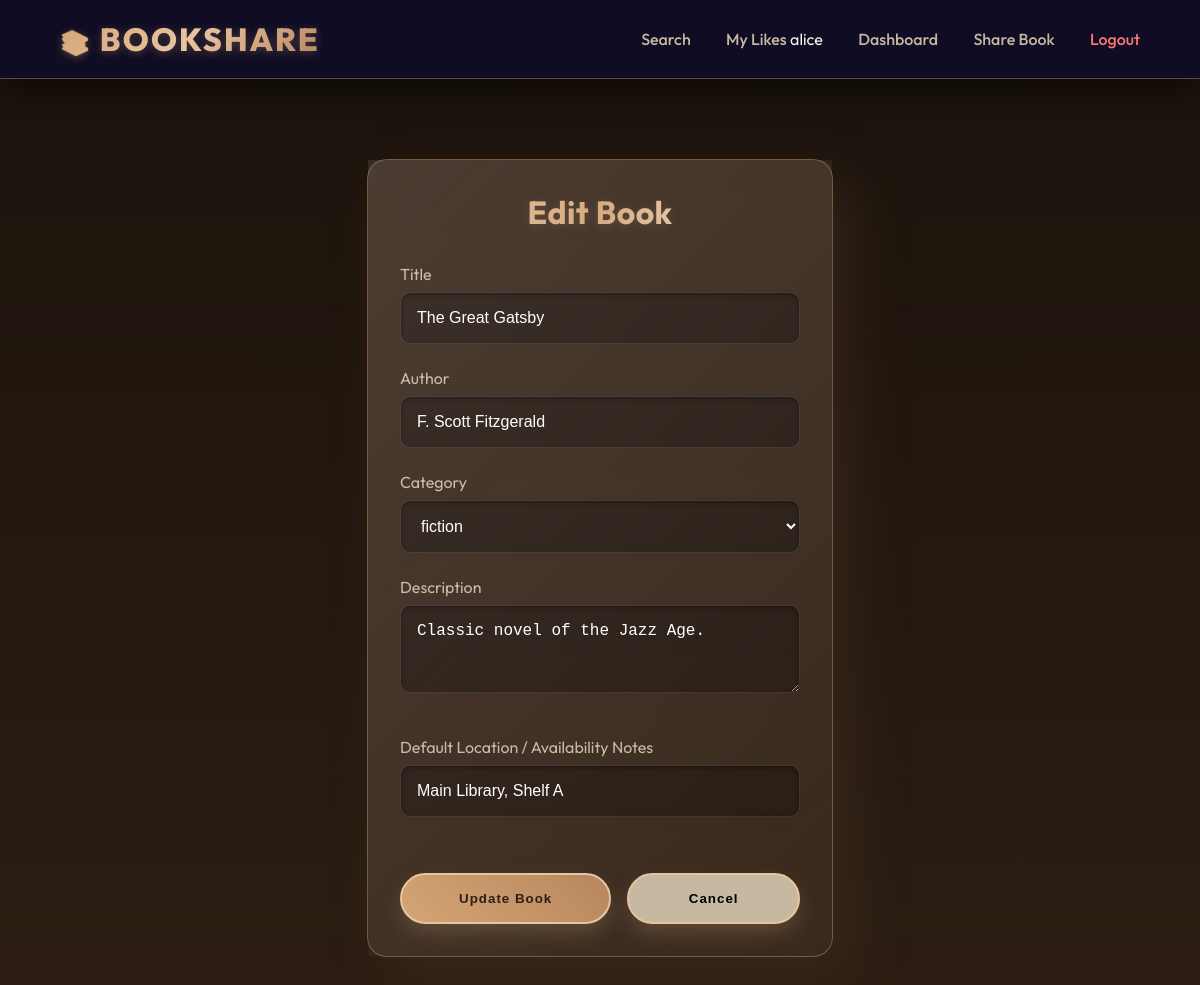
Screenshot of /edit_book/1 (signed in) with the database file from the repository.
### models.py (models this page shows, shortened)
class User(UserMixin, db.Model):
    id = db.Column(db.Integer, primary_key=True)
    username = db.Column(db.String(80), unique=True, nullable=False)
    email = db.Column(db.String(120), unique=True, nullable=False)
    password_hash = db.Column(db.String(512))
    role = db.Column(db.String(20), nullable=False, default='member') # member or admin
    is_blocked = db.Column(db.Boolean, default=False)

class Book(db.Model):
    id = db.Column(db.Integer, primary_key=True)
    title = db.Column(db.String(200), nullable=False)
    author = db.Column(db.String(200), nullable=False)
    category = db.Column(db.String(100), nullable=False)
    type = db.Column(db.String(20), nullable=False) # Physical or Digital
    location = db.Column(db.String(200), nullable=True) # New: Physical availability notes
    description = db.Column(db.Text, nullable=True) # New: Book description
    file_link = db.Column(db.String(500), nullable=True) # Link to digital resource
    filename = db.Column(db.String(500), nullable=True) # Uploaded file path
    likes = db.Column(db.Integer, default=0) # New Interactive Feature
    status = db.Column(db.String(20), default='Available') # Available, Borrowed, Returned
    is_deleted = db.Column(db.Boolean, default=False) # Soft delete flag
    owner_id = db.Column(db.Integer, db.ForeignKey('user.id'), nullable=False)
    owner = db.relationship('User', backref=db.backref('books', lazy=True))

### app.py (the view, shortened to what this page needs)
@app.route('/edit_book/<int:id>', methods=['GET', 'POST'])
@login_required
def edit_book(id):
    book = Book.query.get_or_404(id)
    if book.owner != current_user and current_user.role != 'admin':
        return "Unauthorized", 403
    return render_template('edit_book.html', book=book, categories=BOOK_CATEGORIES)

### app.py (called while the page is built)
@login_manager.user_loader
def load_user(user_id):
    return User.query.get(int(user_id))

@app.context_processor
def inject_db_status():
    connected = False
    db_type = "SQLite"
    try:
        from sqlalchemy import text
        db.session.execute(text('SELECT 1'))
        connected = True
        uri = app.config.get('SQLALCHEMY_DATABASE_URI', '')
        if 'postgresql' in uri:
            db_type = "Postgres"
        elif '/tmp/' in uri:
            db_type = "SQLite (Temp)"
    except:
        connected = False
    return dict(db_connected=connected, db_type=db_type)

### templates/edit_book.html
{% extends 'base.html' %}
{% block content %}
<div class="auth-wrapper">
    <div class="auth-card card" data-tilt>
        <h1 style="text-align: center; margin-bottom: 2rem;">Edit Book</h1>
        <form method="POST">
            <label style="display: block; margin-bottom: 0.5rem; color: var(--text-muted);">Title</label>
            <input type="text" name="title" value="{{ book.title }}" minlength="2" maxlength="200" required>
            <label style="display: block; margin-bottom: 0.5rem; color: var(--text-muted);">Author</label>
            <input type="text" name="author" value="{{ book.author }}" minlength="2" maxlength="200" required>
            <label style="display: block; margin-bottom: 0.5rem; color: var(--text-muted);">Category</label>
            <select name="category" required>
                {% for cat in categories %}
                <option value="{{ cat }}" {% if cat==book.category %}selected{% endif %}>{{ cat }}</option>
                {% endfor %}
            </select>
            <label style="display: block; margin-bottom: 0.5rem; color: var(--text-muted);">Description</label>
            <textarea name="description" rows="3"
                style="width: 100%; border-radius: 10px; padding: 1rem; border: 1px solid rgba(255,255,255,0.1); background: rgba(0,0,0,0.3); color: white;">{{ book.description or '' }}</textarea>
            {% if book.type == 'Physical' %}
            <label style="display: block; margin-bottom: 0.5rem; color: var(--text-muted); margin-top: 1rem;">Default
                Location / Availability Notes</label>
            <input type="text" name="location" value="{{ book.location or '' }}"
                placeholder="e.g. City Library, or Available Weekends">
            {% endif %}
            <div style="margin-top: 2rem; display: flex; gap: 1rem;">
                <button type="submit">Update Book</button>
                <a href="{{ url_for('dashboard') }}" style="text-decoration: none; width: 100%;">
                    <button type="button" style="background: var(--text-muted); color: #000;">Cancel</button>
                </a>
            </div>
        </form>
    </div>
</div>
{% endblock %}

### templates/base.html (shortened to what this page needs)
<!DOCTYPE html>
<html lang="en">
<head>
    <link rel="stylesheet" href="{{ url_for('static', filename='style.css') }}">
    <link rel="stylesheet" href="https://cdnjs.cloudflare.com/ajax/libs/font-awesome/6.4.0/css/all.min.css">
</head>
<body class="{% block body_class %}{% endblock %}">
    <nav>
        <a href="{{ url_for('index') }}" class="nav-brand">
            <span style="font-size: 1.5rem;">📚</span> BookShare
        </a>
        <div class="nav-links">
            <a href="{{ url_for('index') }}" class="{% if request.endpoint == 'index' %}active{% endif %}">Search</a>
            {% if current_user.is_authenticated %}
            {% if current_user.role != 'admin' %}
            <a href="{{ url_for('my_likes') }}" class="{% if request.endpoint == 'my_likes' %}active{% endif %}">My
                Likes</a>
            {% endif %}
            <span>{{ current_user.username }}</span>
            <a href="{{ url_for('dashboard') }}"
                class="{% if request.endpoint == 'dashboard' %}active{% endif %}">Dashboard</a>
            {% if current_user.role != 'admin' %}
            <a href="{{ url_for('add_book') }}" class="{% if request.endpoint == 'add_book' %}active{% endif %}">Share
                Book</a>
            {% endif %}
            <a href="{{ url_for('logout') }}" style="color: #ff7675;">Logout</a>
            {% else %}
            <a href="{{ url_for('login') }}">Login</a>
            <a href="{{ url_for('register') }}"
                style="color: #00cec9; border: 1px solid #00cec9; padding: 0.5rem 1.5rem; border-radius: 50px;">Sign
                Up</a>
            {% endif %}
        </div>
    </nav>
    <div class="container">
        {% block content %}{% endblock %}
    </div>
</body>
</html>

### static/style.css (style rules this page uses)
:root { --primary: #d4a574; --primary-dark: #b8865f; --secondary: #8b7355; --accent: #e8c4a0; --text-white: #f8f6f0; --text-muted: #c7b8a1; --card-bg: rgba(45, 31, 20, 0.45); --card-border: rgba(212, 165, 116, 0.4); --shadow-light: 0 8px 32px 0 rgba(139, 115, 85, 0.25); --shadow-deep: 20px 20px 50px rgba(61, 43, 31, 0.6); --cozy-glow: rgba(212, 165, 116, 0.2); }
body { margin: 0; font-family: 'Outfit', sans-serif; color: var(--text-white); background-color: #2d1f14; overflow-x: hidden; min-height: 100vh; position: relative; }
body::before { content: ''; position: fixed; top: 0; left: 0; width: 100%; height: 100%; z-index: -1; background-size: cover; background-position: center; background-attachment: fixed; animation: backgroundSlide 100s infinite; }
body::after { content: ''; position: fixed; top: 0; left: 0; width: 100%; height: 100%; z-index: -1; background: linear-gradient(rgba(20, 15, 10, 0.75), rgba(45, 31, 20, 0.85)); pointer-events: none; }
nav { background: rgba(15, 12, 41, 0.85); backdrop-filter: blur(16px); border-bottom: 1px solid var(--card-border); padding: 1.2rem 5%; display: flex; justify-content: space-between; align-items: center; position: sticky; top: 0; z-index: 1000; box-shadow: 0 10px 30px rgba(0, 0, 0, 0.5); transform-style: preserve-3d; }
.nav-brand { font-size: 2rem; font-weight: 800; background: linear-gradient(135deg, #d4a574, #e8c4a0, #b8865f); -webkit-background-clip: text; background-clip: text; -webkit-text-fill-color: transparent; text-transform: uppercase; letter-spacing: 2px; filter: drop-shadow(0 2px 4px rgba(212, 165, 116, 0.3)); }
.nav-links a { color: var(--text-muted); text-decoration: none; margin-left: 2rem; font-weight: 500; position: relative; transition: all 0.3s; }
.nav-links a::after { content: ''; position: absolute; width: 0; height: 2px; bottom: -5px; left: 0; background: var(--secondary); transition: width 0.3s; }
.container { padding: 3rem 5%; max-width: 1400px; margin: 0 auto; }
.card { background: var(--card-bg); border: 1px solid var(--card-border); border-radius: 20px; padding: 2rem; backdrop-filter: blur(10px); box-shadow: var(--shadow-deep); transition: transform 0.3s ease, box-shadow 0.3s ease; position: relative; display: flex; flex-direction: column; }
.card::before { content: ''; position: absolute; top: 0; left: 0; width: 100%; height: 100%; background: linear-gradient(135deg, rgba(255, 255, 255, 0.1) 0%, transparent 100%); pointer-events: none; }
.card h1, .card h2, .card h3 { margin-top: 0; background: linear-gradient(to right, var(--accent), var(--primary), var(--text-white)); -webkit-background-clip: text; background-clip: text; -webkit-text-fill-color: transparent; }
input, select, textarea { background: rgba(0, 0, 0, 0.3); border: 1px solid rgba(255, 255, 255, 0.1); color: white; padding: 1rem; border-radius: 10px; width: 100%; margin-bottom: 1.5rem; font-size: 1rem; transition: all 0.3s; box-sizing: border-box; box-shadow: inset 0 2px 5px rgba(0, 0, 0, 0.5); }
button { background: linear-gradient(45deg, var(--primary), var(--primary-dark)); border: 2px solid var(--accent); color: #2d1f14; padding: 1rem 2rem; border-radius: 50px; font-weight: 700; letter-spacing: 1px; cursor: pointer; box-shadow: 0 10px 20px rgba(139, 115, 85, 0.4); transition: all 0.3s; transform: translateZ(20px); position: relative; overflow: hidden; width: 100%; }
button::before { content: ''; position: absolute; top: 0; left: -100%; width: 100%; height: 100%; background: linear-gradient(90deg, transparent, rgba(255, 255, 255, 0.2), transparent); transition: 0.5s; }
.auth-wrapper, .auth-container { min-height: 80vh; display: flex; align-items: center; justify-content: center; padding: 2rem; }
.auth-card, .auth-container .card { width: 100%; max-width: 400px !important; background: rgba(61, 43, 31, 0.85); backdrop-filter: blur(20px); margin: 0 auto; border: 1px solid var(--card-border); }
h1 { text-shadow: 0 2px 10px var(--cozy-glow); letter-spacing: 0.5px; }
.container { position: relative; z-index: 1; }

### rows the page displays
User: username "alice"
Book: title "The Great Gatsby", author "F. Scott Fitzgerald", description "Classic novel of the Jazz Age.", location "Main Library, Shelf A"

### other values shown
form field category "fiction"
